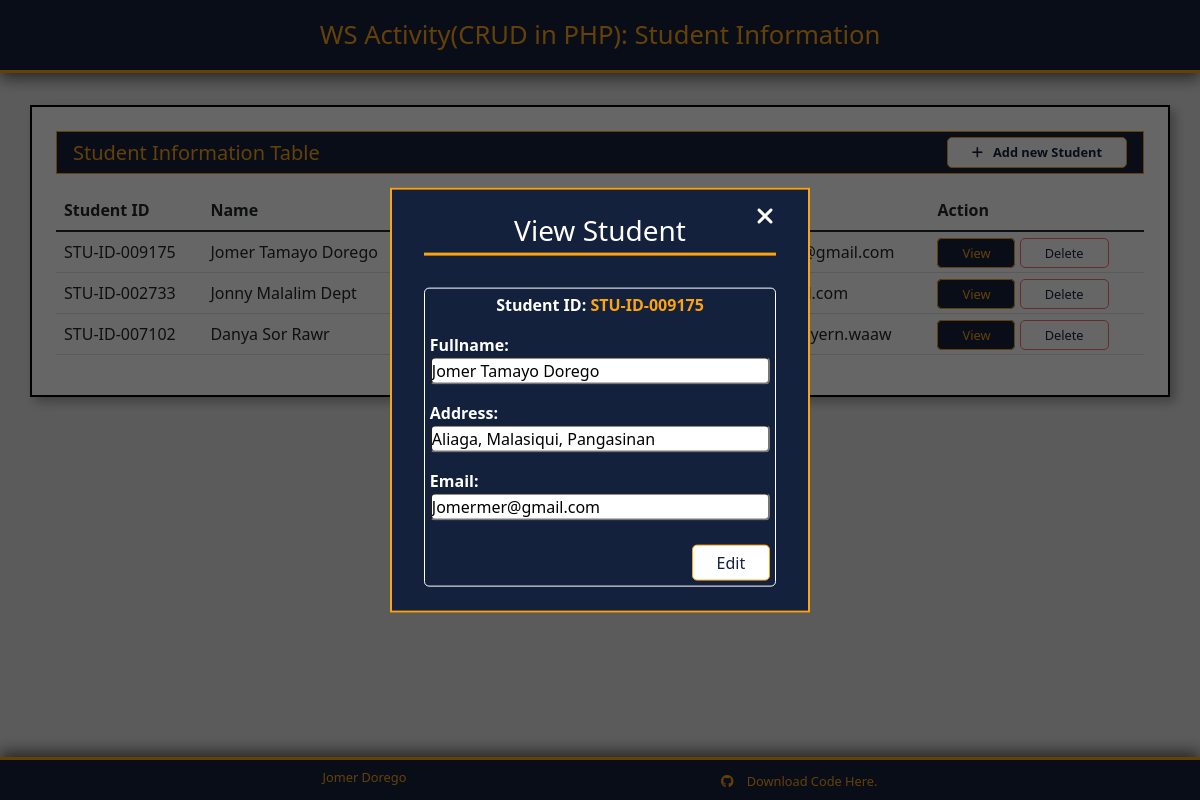
/index.php?view-student=3, run on the app's committed database.
### tables this page shows
CREATE TABLE `studentsinfo` (
  `id` int(11) NOT NULL,
  `idNumber` varchar(20) NOT NULL,
  `name` varchar(100) NOT NULL,
  `address` varchar(255) NOT NULL,
  `email` varchar(20) NOT NULL
);

### students-table.php (the view)
<div class="container table-container">
    <div class="table-header">
        <h5>Student Information Table</h5>
        <button class="add-student-btn button-secondary"><i class="fa-solid fa-plus"></i>Add new Student</button>
    </div>
    <table class="table">
        <thead>
            <tr>
                <th>Student ID</th>
                <th>Name</th>
                <th>Address</th>
                <th>Email</th>
                <th>Action</th>
            </tr>
        </thead>
        <tbody class="table-group-divider">
            <?php $studentsInfo = getStudentInfo($pdo) ?>
            <?php foreach($studentsInfo as $student): ?>
            <tr>
                <td><?= $student->idNumber ?></td>
                <td><?= $student->name ?></td>
                <td><?= $student->address ?></td>
                <td><?= $student->email ?></td>
                <td>
                    <a href="<?= ROOT_URL ?>index.php?view-student=<?=$student->id?>" class="button-primary">View</a>
                    <a href="<?= ROOT_URL ?>index.php?del-student=<?=$student->id?>" class="button-danger">Delete</a>
                </td>
            </tr>
            <?php endforeach; ?>
        </tbody>
    </table>
</div>
<?php
    function getStudentInfo($pdo) {
        $query = "SELECT * FROM studentsinfo";
        $stmt = $pdo->prepare($query);
        if($stmt->execute()){
            return $stmt->fetchAll(PDO::FETCH_OBJ);
        } else {
            echo 'SOMETHING WENT WRONG';
        }
    }
?>

### view-student.php (shortened to what this page needs)
<?php $currStudent = fetchCurrentStudent($pdo, $_GET['view-student']) ?>
<div class="add-new-student-modal modal-active">
    <div class="close-btn close-btn-view"><i class="fa-solid fa-xmark"></i></div>
    <h3>View Student</h3>
    <form action="" method="POST">
        <div class="form-group align-self-center">
            <label> Student ID: <span class="st-id"><?= $currStudent->idNumber ?></span></label>
        </div>
        <div class="form-group">
            <label for="name">Fullname:</label>
            <input type="text" placeholder="Fullname" name="name" id="name" value="<?= $currStudent->name ?>">
        </div>
        <div class="form-group">
            <label for="address">Address:</label>
            <input type="text" placeholder="Address" name="address" id="address" value="<?= $currStudent->address ?>">
        </div>
        <div class="form-group">
            <label for="email">Email:</label>
            <input type="text" placeholder="Email" name="email" id="email" value="<?= $currStudent->email ?>">
        </div>
        <input type="submit" value="Edit" name="edit" class="button-secondary submit-btn">
    </form>
</div>
<?php
    function fetchCurrentStudent($pdo, $id) {
        $query = "SELECT * FROM studentsinfo WHERE id = $id";
        $stmt = $pdo->prepare($query);
        if($stmt->execute()){
            return $stmt->fetch(PDO::FETCH_OBJ);
        } else {
            echo 'SOMETHING WENT WRONG';
        }
    }
?>

### styles/style.css (style rules this page uses)
*, *::before, *::after { margin: 0; padding: 0; box-sizing: border-box; }
:root { --black: #000000; --white: #ffffff; --gray: #e5e5e5; --blue: #14213d; --yellow: #fca311; }
a { color: inherit; text-decoration: inherit; font-size: .8rem; }
i { margin-right: 10px; }
html { font-size: 16px; }
body { font-size: 16px; font-family: 'Segoe UI', Tahoma, Geneva, Verdana, sans-serif; background-color: var(--gray); }
.button-primary { background-color: var(--blue); border: 1.5px solid var(--yellow); padding: .3rem 1.5rem; color: var(--yellow); border-radius: 5px; transition: all 250ms ease-in-out; }
.button-secondary { background-color: var(--white); border: 1.5px solid var(--yellow); padding: .3rem 1.5rem; color: var(--blue); border-radius: 5px; transition: all 250ms ease-in-out; }
.button-danger { background-color: var(--white); border: 1.5px solid rgb(255, 107, 107); padding: .3rem 1.5rem; color: var(--blue); border-radius: 5px; transition: all 250ms ease-in-out; }
.table-container { margin-top: 2rem; background-color: var(--white); border: 2px solid var(--black); box-shadow: 5px 5px 10px rgba(0, 0, 0, .3); padding: 1.5rem; }
.table-container .table-header { display: flex; background-color: var(--blue); border: 1px solid var(--yellow); padding: .3rem 1rem; justify-content: space-between; align-items: center; margin-bottom: 1rem; }
.table-container .table-header h5 { color: var(--yellow); margin: 0; }
.table-container .table-header button { font-size: .8rem; font-weight: bold; }
.add-new-student-modal { padding: 1.5rem 2rem; background-color: var(--blue); position: absolute; top: 50%; left: 50%; transform: translate(-50%, -170%); width: 35vw; max-width: 35vw; border: 2px solid var(--yellow); transition: transform 300ms ease-in-out; z-index: 3; }
.modal-active { transform: translate(-50%, -50%); }
.add-new-student-modal .close-btn { color: var(--white); position: absolute; font-size: 1.5rem; top: .5rem; right: 1.5rem; cursor: pointer; transition: transform 300ms ease-in-out; }
.add-new-student-modal h3 { color: var(--white); text-align: center; padding-bottom: 5px; border-bottom: 3px solid var(--yellow); margin-bottom: 2rem; }
.add-new-student-modal .form-group { display: flex; flex-direction: column; margin-bottom: 1rem; }
.add-new-student-modal .form-group input { border-radius: 5px; padding: .05rem .5 rem; }
.add-new-student-modal .form-group label { color: var(--white); font-weight: bold; }
form { border: 1px solid var(--white); padding: .3rem; border-radius: 5px; display: flex; flex-direction: column; }
form .submit-btn { margin-top: .5rem; align-self: flex-end; }
.st-id { color: var(--yellow) }

### data on the page
studentsinfo: idNumber "STU-ID-009175", name "Jomer Tamayo Dorego", email "Jomermer@gmail.com", address "Aliaga, Malasiqui, Pangasinan"
studentsinfo: idNumber "STU-ID-002733", name "Jonny Malalim Dept"
studentsinfo: idNumber "STU-ID-007102", name "Danya Sor Rawr"
